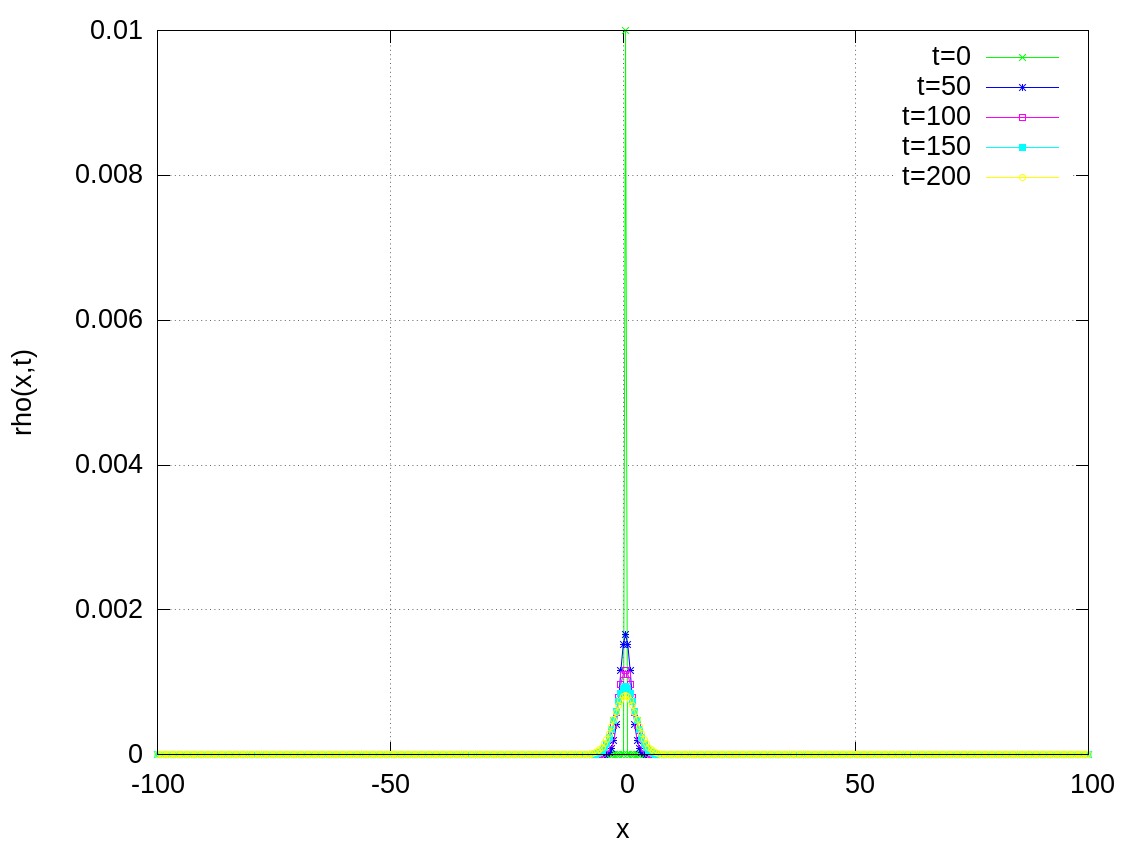

Generate this figure with gnuplot:
unset multiplot
reset
set encoding utf8

#POSTAVKE GRAFA: DIMENZIJE SLIKE, VELICINA FONTA, IME SLIKE
set term pngcairo background "#ffffff" \
   font "Arial,20pt" \
   size 40.0cm,30.0cm
   set output 'Z2-5.png'

#STILOVI LINIJA: POZIVAMO S ls BROJ
#  POSTAVLJAMO S lw (linewidth), lc (linecolor), dt (dashtype)
set style line  7 lw 1 lc rgb "black"



set key top right
set samples 100000
set grid


   #set xrange [3:12.0]
   #set yrange [0.415:0.417]
   set xlabel "x"
   set ylabel "rho(x,t)"
   # ZNAK \ NA KRAJU LINIJE OZNACAVA PRELAZAK NAREDBE U NOVI RED
   plot 0 w l ls 7 ti '',\
      'Z2-5.txt' i 0 u 2:3 w lp ti 't=0',\
      '' i 1 u 2:3 w lp ti 't=50',\
      '' i 2 u 2:3 w lp ti 't=100',\
      '' i 3 u 2:3 w lp ti 't=150',\
      '' i 4 u 2:3 w lp ti 't=200'

unset output
reset
set term GNUTERM
